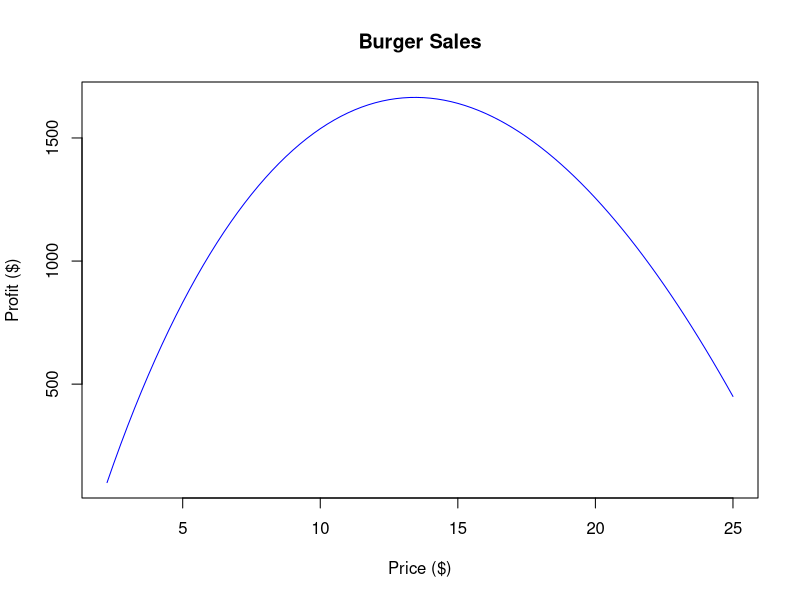

The R script that drew this image:
# Will Zywiec
# EMSE 6760
# Midterm Exam
# Question 3

rm(list=ls())
gc()
# setwd("C:/Users/Will/Desktop")

# burgers = total number of burgers
# cost = total cost of preparing burgers ($)
# p = burger price ($)

# SimulationData = data frame
# 	Price = price per burger; charged to customer ($)
#	Profit = revenue - cost; average of 100 simulations ($)

burgers = 400
cost = burgers * 2

SimulationData <- data.frame(Price=as.numeric(), Profit=as.numeric())

for (p in seq(from=2.25, to=25, by=0.25)) {

	profit.tally <- NA

	# 100 simulations
	for (i in 1:100) {
		demand <- 550 - 100 * sqrt(p)

		# demand cannot exceed the total number of burgers
		if (demand > burgers) {
			demand = 400
		}

		profit <- round(demand * p - cost, 2)
		if (i == 1) {
			profit.tally = profit
		} else {
			profit.tally = c(profit.tally, profit)
		}

	}

	SimulationData[nrow(SimulationData) + 1, ] = c(p, round(mean(profit.tally), 2))

}

# calculates maximum profit
max.profit <- max(SimulationData$Profit)
max.profit

# burger price that corresponds to maximum profit
for (i in 1:length(SimulationData$Profit)) {
	if (SimulationData$Profit[i] == max.profit) {
		optimal.price <- SimulationData$Price[i]
	}
}

optimal.price

plot(SimulationData$Price, SimulationData$Profit, type="l", xlab="Price ($)", ylab="Profit ($)", main="Burger Sales", col="blue")
